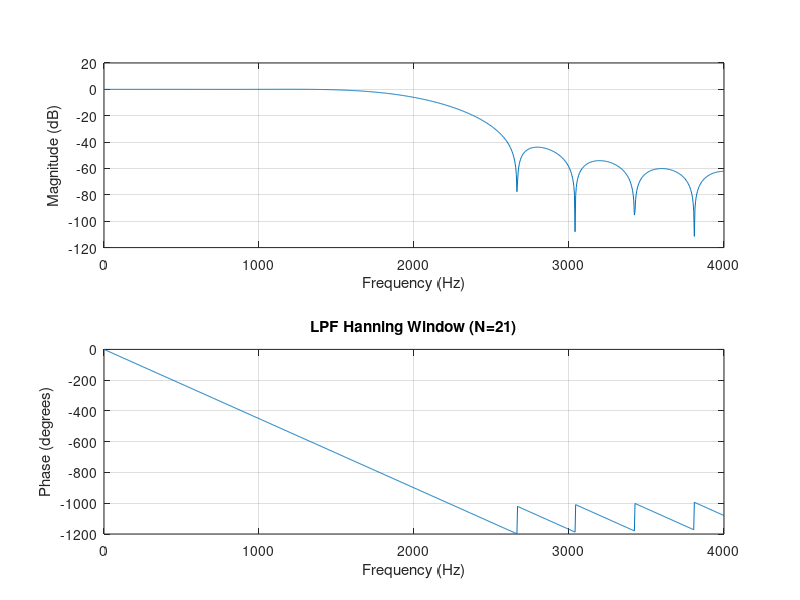
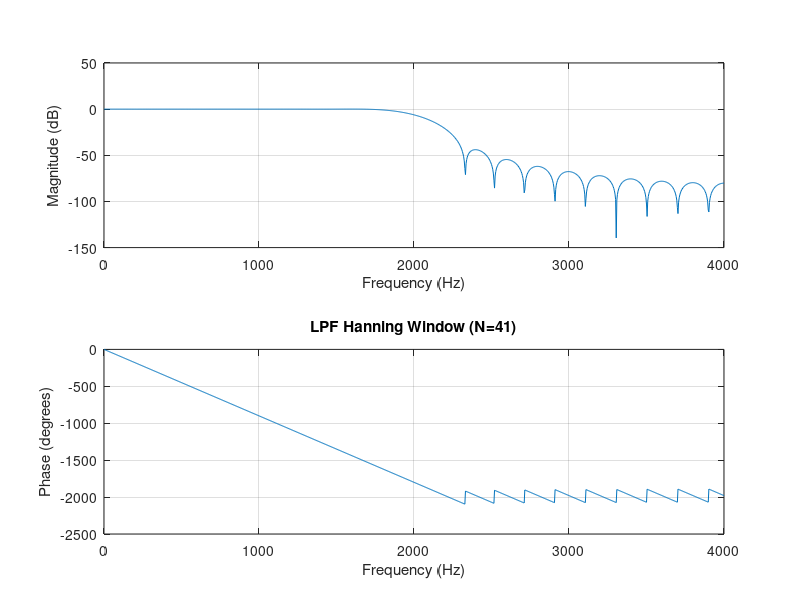

MATLAB code to generate these figures, in order:
fs = 8000;          % Sampling frequency (Hz)
fc_lp = 2000;       % Low-pass cutoff frequency (Hz)

N1 = 21;            % Filter length 21
N2 = 41;            % Filter length 41

b_hann_21 = fir1(N1-1, fc_lp/(fs/2), hann(N1));
b_hann_41 = fir1(N2-1, fc_lp/(fs/2), hann(N2));

figure;
freqz(b_hann_21,1,1024,fs);
title('LPF Hanning Window (N=21)');
figure;
freqz(b_hann_41,1,1024,fs);
title('LPF Hanning Window (N=41)');
